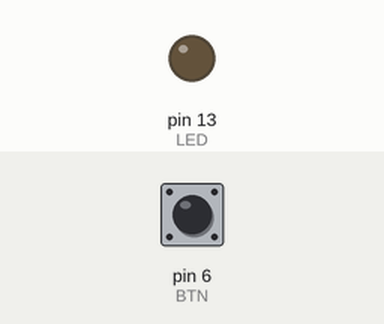
Recording of a sketch running on a simulated Arduino Uno, built with avr-gcc and run on an emulated ATmega328P. Parts: output pins drawn as LEDs (lit = HIGH). The inputs (shaded band) are chosen by the test bench; at power-on: pin 6 (BTN) LOW.

Above: at 1.2 s.
1.3 s: pin 6 (BTN) pulled HIGH for 3.2 s
At 5.7 s:
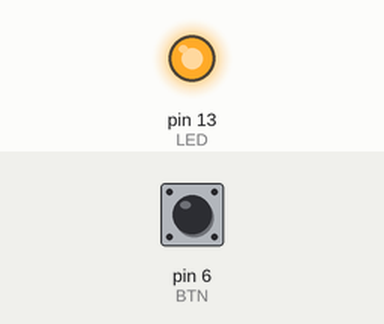
Timing chart, 0 to 10.8 s (numbered marks = the images above; inputs shaded):
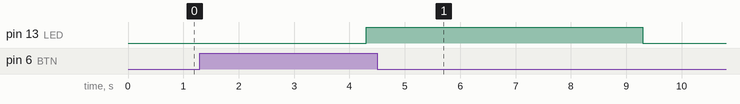

Measured:
- after the input at 1.3 s, pin 13 (LED): LOW → HIGH after 3.0 s, → LOW 5.0 s later

The sketch:

contador_tempo_acionado.ino
```cpp
/*
   CONTADOR DE TEMPO DE ACIONAMENTO DO BOTÃO

   Author: Eng. Renato Augusto

   OBJETIVO: O programa foi desenvolvido com o intuito de desenvolver um método que conta quanto tempo o botão ficou pressionado. Essa função poderá ser usada para entradas em menus,
   lógicas temporais ou qualquer outra. No código foi desenvolvido para que quando acionado por 3 segundos o Led na porta 13 irá ficar ligado por 5 Segundos.

   Github: https://github.com/renatoaugustii

   **  CONTROLE DE VERSÕES **
   Versão: 1.0 - Por Renato Augusto
   Data: 04/03/2021
   Belo Horizonte - MG / Brasil

   Qualquer dúvida ou sujestão entre em contato:
   renato.augusto.correa@outlook.com

*/

/**DEFINIÇÃO DE PINAGENS**/
#define BTN 6
#define LED 13

/**ESCOBO DE DECLARAÇÃO DE VARIÁVEIS**/
bool btn_flag = false; // FLAG AUXILIAR PARA CONTAGEMD E TEMPO DE BOTÃO
bool led_flag = false; // FLAG AUXILIAR PARA LIGAR O LED POR UM PERIODO DETERMINADO
bool flag_led_tempo = 0; // DECLARAÇÃO DE VARIÁVEL PARA CALCULO DE LED LIGADO

long tempo_inicial = 0; // DECLARAÇÃO DE VARIÁVEL DO CÁLCULO DE TEMPO
long tempo_inicial_led = 0; // DECLARAÇÃO DE VÁRIÁVEL PARA CÁLCULO TEMPO DO LED

void setup() {
  pinMode(BTN,INPUT); // BOTÃO CONFIGURADO COMO ENTRADA DIGITAL
  pinMode(LED,OUTPUT); // SAÍDA DIGITAL NO PINO SELECIONADO
  //tempo_inicial = millis(); //GUARDA VALOR INICIAL DE PROCESSAMENTO
  Serial.begin(9600);
}

void loop() {

  bool botao_on = digitalRead(BTN);
  if (botao_on == true){
      if (btn_flag == false){
        tempo_inicial = millis();
        btn_flag = 1;
      } // compara se o botão já havia sido pressionado, caso não tenha ainda, inicia o contador e marca a flag de acionamento.

      // Condicional para comparação de tempo decorrido
      if ((millis()-tempo_inicial)>=3000){led_flag = true;}// aciona o led caso o botão esteja pressionado a pelo menos 3segundos
    }
  else
     {
       btn_flag = 0; // DESMARCA A FLAG DE BOTÃO PRESSIONADO PARA NÃO ENTRAR NOVAMENTE NO LOOP.
      }

  if (led_flag == true) {
      if (flag_led_tempo == false){ tempo_inicial_led = millis(); flag_led_tempo = true;}

      //condicional de comparação de tempo decorrido do led ligado
      if ((millis()-tempo_inicial_led)>=5000){digitalWrite(LED,LOW);led_flag = false;flag_led_tempo = false;} // DESLIGA O LED CASO ELE JÁ ESTEJA LIGADO POR 5 SEGUNDOS OU MAIS
      else
      {digitalWrite(LED,HIGH);} // LIGA O LED SE A FLAG FOR VERDADEIRA
    }
}
```
